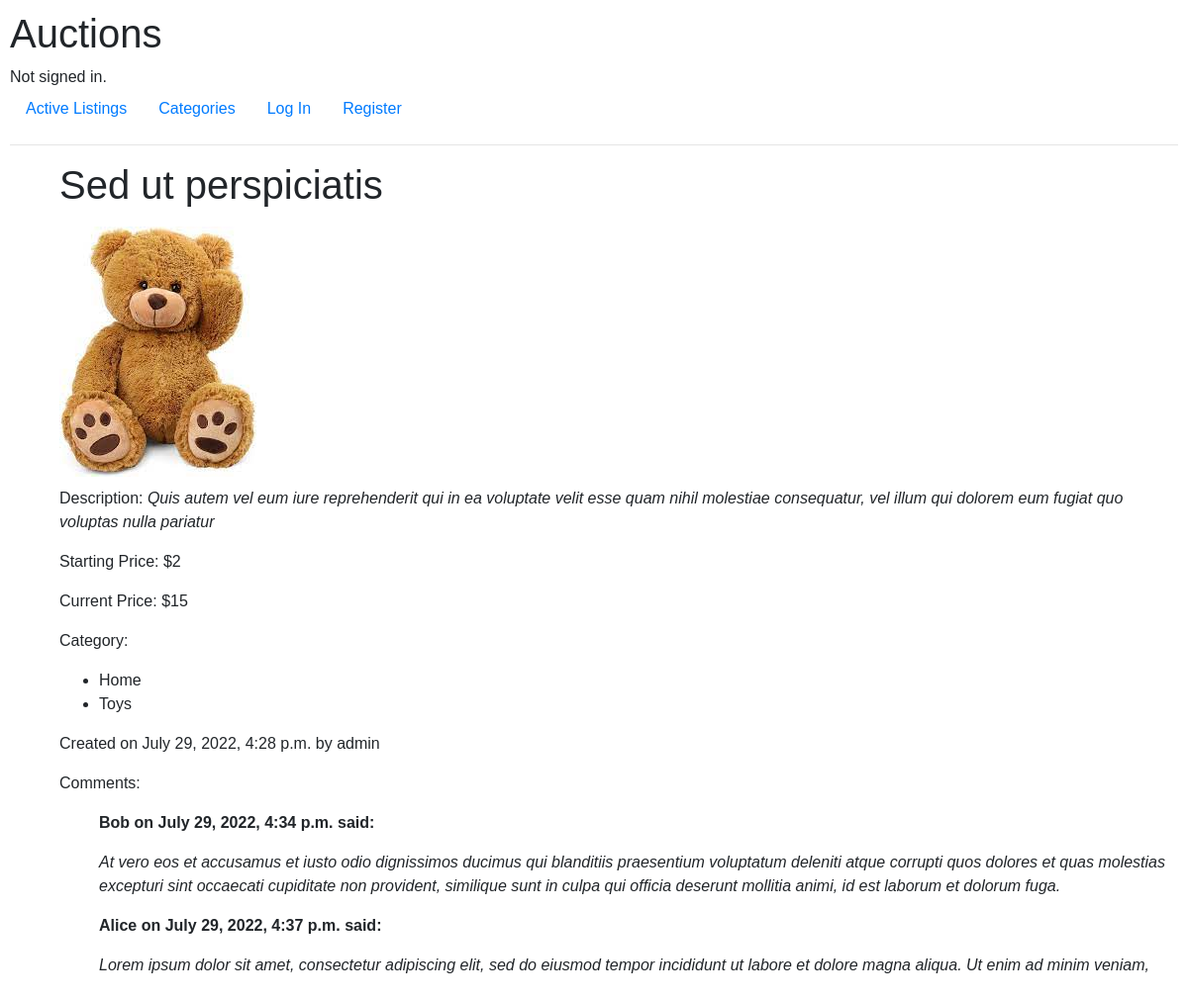
/31, run on the app's committed database.
### auctions/models.py (models this page shows, shortened)
class Auction_listing(models.Model):
    listing_title = models.CharField(max_length=64)
    listing_description = models.TextField(verbose_name="Description", default=None, blank=True)
    category = models.ManyToManyField(Category, blank=True, related_name="category_reverse")
    starting_bid = models.IntegerField()
    current_price = models.IntegerField(blank=True)
    picture = models.ImageField(blank=True, upload_to='images', default='images/No_Image_Available.jpg')
    actual = models.IntegerField(default=1)
    winnerid = models.ForeignKey(User, on_delete=models.CASCADE, related_name="winner_reverse", default=None, blank=True)
    ownerid = models.ForeignKey(User, on_delete=models.CASCADE, related_name="owner_reverse", default=None, blank=True)
    created = models.DateTimeField(default=now, editable=False)
    def __str__(self):
        return f"{self.id} == {self.listing_title}"

class Category(models.Model):
    category = models.CharField(max_length=64)

class User(AbstractUser):
    pass

class Comments(models.Model):
    listingid = models.ForeignKey(Auction_listing, on_delete=models.CASCADE, related_name="listing_reverse3")
    userid = models.ForeignKey(User, on_delete=models.CASCADE, related_name="user_reverse3")
    comment = models.TextField(verbose_name="")
    created = models.DateTimeField(default=now, editable=False)

### auctions/views.py (the view)
# urls.py: path("<int:entryid>", views.entry, name="entry"),
def entry(request, entryid):
    entry = Auction_listing.objects.get(id=entryid)  #select the item
    categories = entry.category.all() #select after join in the Category table (multiple)
    print("entry", entry)
    start_bid = entry.starting_bid
    current_bid = entry.current_price
    print("entry.current_price", current_bid)
    bids_sofar = Bids.objects.filter(listingid=entryid).count()
    comments = Comments.objects.filter(listingid=entryid)
    anchor = ""
    owner = False
    if request.user.is_authenticated:
        if  entry.ownerid == request.user:
            owner = True
        there_are_your_bids = Bids.objects.filter(listingid=entryid).filter(userid=request.user)
        if there_are_your_bids:
            your_current_bid = Bids.objects.filter(listingid=entryid).get(userid=request.user)
        else:
            your_current_bid = "you have not place any bid"
        bid_error =  0 #flag
        form_bids = BidsForm() #blank form
        bid = ""
        if request.method == 'POST' and 'whatchlist' in request.POST:
            whatchlist = int(request.POST["whatchlist"])
            user = request.user
            if whatchlist==1:
                w = Whatchlist(userid=user, listingid_id=entryid)
                w.save()
                print("Record saved")
            else:
                try:
                    w=Whatchlist.objects.filter(userid=user).get(listingid=entryid)
                    w.delete()
                    print("Record deleted successfully!")
                except:
                    print("Record doesn't exists")
        elif request.method == 'POST' and 'bids' in request.POST:
            anchor = "bids"
            form_bids_post = BidsForm(request.POST)
            if form_bids_post.is_valid():
                bid = int(request.POST["bid"])
                print("bid", bid)
                if (bids_sofar == 0 and bid >= start_bid) or (bids_sofar > 0 and  bid > current_bid):
                    if bids_sofar == 0 or not there_are_your_bids: #noone bid or no your bid
                        data = form_bids_post.save(commit=False)
                        data.userid = request.user
                        data.listingid_id = entryid
                        data.save()
                        form_bids_post.save_m2m() #for ManytoManyField Django the save() method
                    else: #there_are_your_bids and bid > current_bid
                        your_current_bid.bid = bid
                        your_current_bid.save()
                    print("update current price")
                    entry.current_price = bid
                    entry.winnerid = request.user
                    entry.save()
                    your_current_bid = Bids.objects.filter(listingid=entryid).get(userid=request.user)
                    bids_sofar = Bids.objects.filter(listingid=entryid).count()
                else:
                    print("bid is incorrect")
                    bid_error =  1
                    form_bids = BidsForm(request.POST) #prepopulated form
        elif request.method == 'POST' and 'comments' in request.POST:
            anchor = "comments"
            form_comments_post = CommentsForm(request.POST)
            if form_comments_post.is_valid():
                data = form_comments_post.save(commit=False)
                data.userid = request.user
                data.listingid_id = entryid
                data.save()
        else:
            print("this was GET request")
        watchlistcount = Whatchlist.objects.filter(userid=request.user).count() #number of items for this used
        watchlist = Whatchlist.objects.filter(listingid=entryid).filter(userid=request.user) #selected the row: this item, this user
        form_comments = CommentsForm() #blank form
        title = entry.listing_title  #for layout specifically
        if (entry.actual == 0):
            return render(request, "auctions/entry_closed_work_on.html", {
                "watchlistcount": watchlistcount,
                "watchlist": watchlist,
                "entry": entry,
                "bids_sofar": bids_sofar,
                "your_current_bid": your_current_bid,
                "form_bids": form_bids,
                "categories": categories,
                "comments": comments,
                "form_comments": form_comments,
                "title": title, #for layout specifically
                "bid_error": bid_error,
                "bid": bid,
                "anchor": anchor,
                "owner": owner,
            })
        else:
            return render(request, "auctions/entry_workon.html", {
                "watchlistcount": watchlistcount,
                "watchlist": watchlist,
                "entry": entry,
                "bids_sofar": bids_sofar,
                "your_current_bid": your_current_bid,
                "form_bids": form_bids,
                "categories": categories,
                "comments": comments,
                "form_comments": form_comments,
                "title": title, #for layout specifically
                "bid_error": bid_error,
                "bid": bid,
                "anchor": anchor,
                "owner": owner,
            }
            )
    else:
        print("not authenticated user")
        if (entry.actual == 0):
            return HttpResponseRedirect(reverse("entry_closed", args=(entryid,)))
        else:
            return render(request, "auctions/entry.html", {
                "entry": entry,
                "categories": categories,
                "comments": comments,
            }
            )

### auctions/templates/auctions/entry.html (shortened to what this page needs)
{% extends "auctions/layout.html" %}
{% block body %}
<div class="dataentry">
    <h1> {{entry.listing_title}}</h1>
        <img  src="{{entry.picture.url}}" alt="picture">
        <p> Description: <i>{{entry.listing_description}}</i></p>
            <p class="bid"> Starting Price: ${{entry.starting_bid}}</p>
            <p class="bid"> Current Price: ${{entry.current_price}}</p>
            <p> Category:</p>
            <ul>
                {% for category in categories %}
                <li>
                    {{category.category}}
                </li>
                {% endfor %}
            </ul>
            <p> Created on {{entry.created}} by {{entry.ownerid}}</p>
            <p> Comments:</p>
            <ul>
                {% for comment in comments %}
                <li class="nostyletype">
                    <p> <b>{{comment.userid}} on {{comment.created}} said:</b></p>
                    <p> <i>{{comment.comment}} </i></p>
                </li>
                {% endfor %}
            </ul>
        </div>
{% endblock %}

### auctions/static/auctions/styles.css (style rules this page uses)
body { padding: 10px; font-family: Arial, Helvetica, sans-serif; font-size: 16px; line-height: 1.5; }
.dataentry { margin-left: 50px; }
.nostyletype { list-style-type: none; }
img { margin-top:10px; margin-bottom:10px; }

### data on the page
Auction_listing: listing_title "Sed ut perspiciatis", picture (picture), listing_description "Quis autem vel eum iure reprehenderit qui in ea voluptate velit esse quam nihil molestiae consequatur, vel illum qui dolorem eum fugiat quo voluptas nulla pariatur", starting_bid "2", current_price "15", created "July 29, 2022, 4:28 p.m.", ownerid "admin"
Category: category "Home"
Category: category "Toys"
Comments: userid "Bob", created "July 29, 2022, 4:34 p.m.", comment "At vero eos et accusamus et iusto odio dignissimos ducimus qui blanditiis praesentium voluptatum deleniti atque corrupti quos dolores et quas molestias excepturi sint occaecati cupiditate non provident, similique sunt in culpa qui officia deserunt mollitia animi, id est laborum et dolorum fuga."
Comments: userid "Alice", created "July 29, 2022, 4:37 p.m.", comment "Lorem ipsum dolor sit amet, consectetur adipiscing elit, sed do eiusmod tempor incididunt ut labore et dolore magna aliqua. Ut enim ad minim veniam,"
